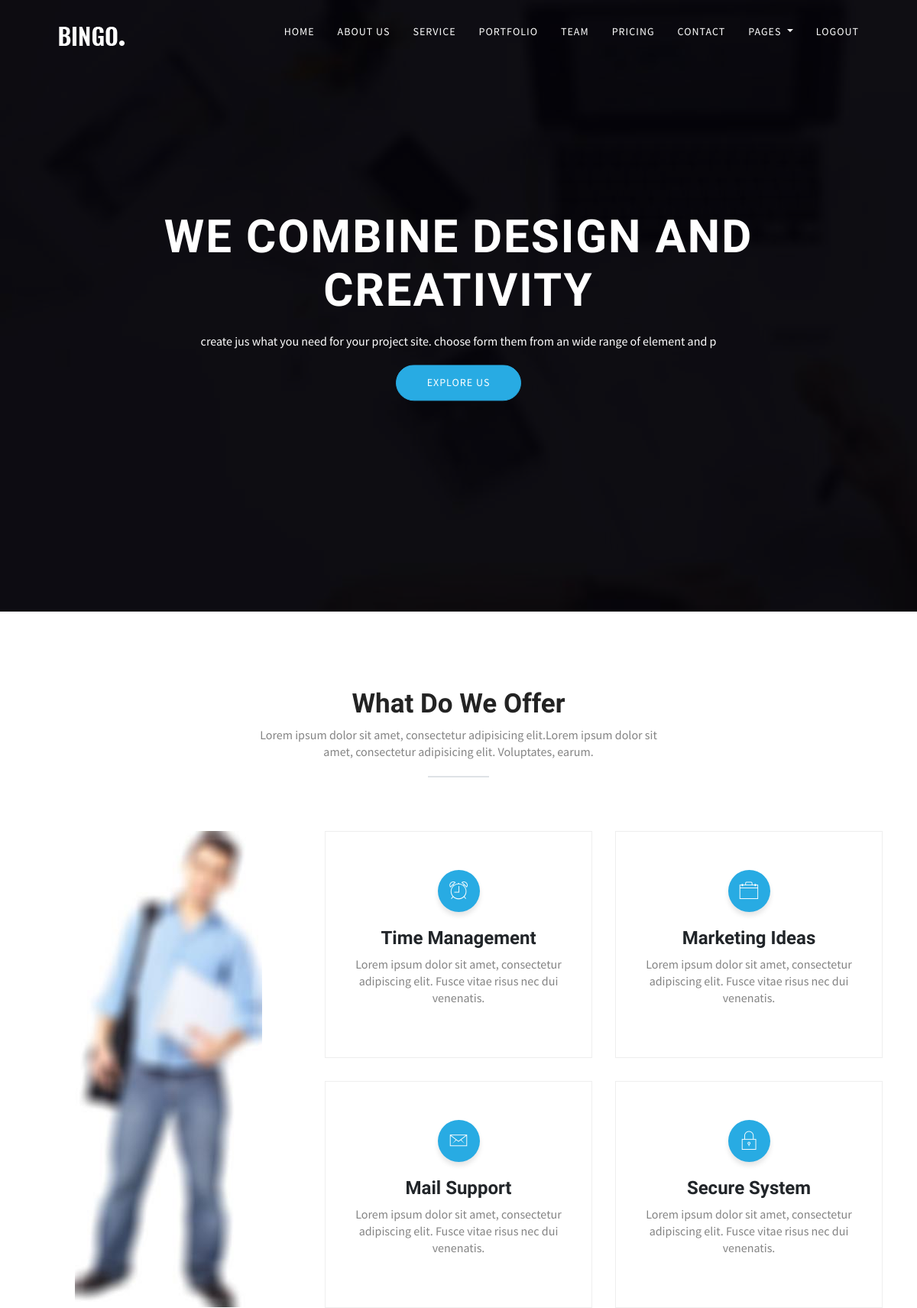
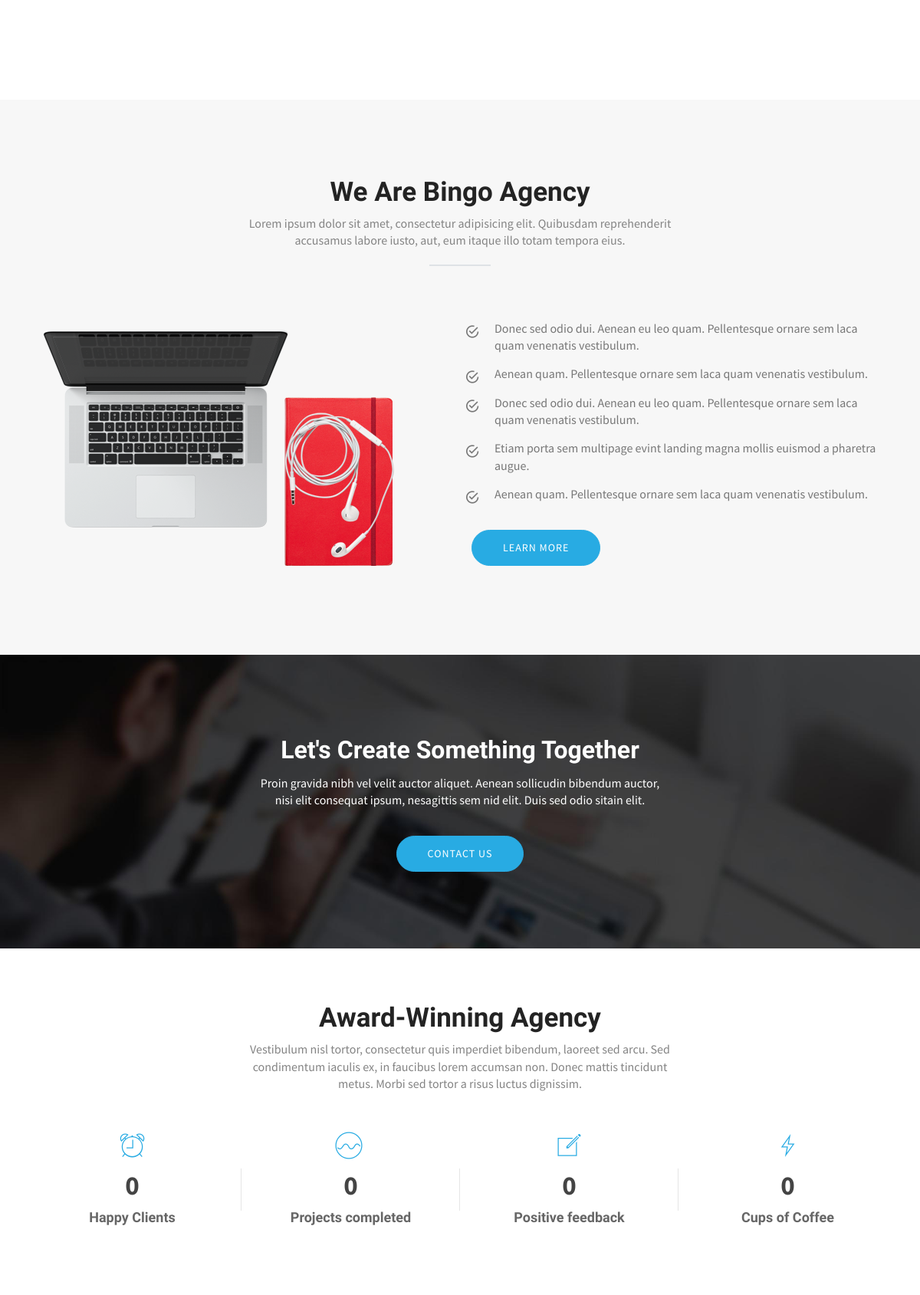
The app's page / (signed in, upper part) with its own data (2 pictures, top to bottom).
### app/models.py (models this page shows, shortened)
class Logo(models.Model):
    logo= models.ImageField(upload_to='logo',blank=True)

class Menu(models.Model):
    title=models.CharField(max_length=200,blank=True)
    url_field=models.CharField(max_length=200,blank=True)

class Carousel(models.Model):
    image= models.ImageField(upload_to='img')
    title=models.CharField(max_length=150)
    sub_title=models.CharField(max_length=300)

### app/views.py (the view)
# urls.py: path('',views.home,name='home'),
def home(request):
    obj=Carousel.objects.all()
    item=Menu.objects.all()
    logo=Logo.objects.all()
    sub_item=SubMenu.objects.all()
    return render (request,'app/home.html',{'obj':obj,'item':item,'logo':logo,'sub_item':sub_item})

### app/templates/app/home.html (shortened to what this page needs)
{% extends 'app/index-home.html' %} {% load static %} {% block main-content %}
{% include 'app/nav.html' %}
<div class="hero-slider">
  {% for object in obj %}
  <div class="slider-item th-fullpage hero-area">
    <img src="{{object.image.url}}" alt="" />
    <div class="container">
      <div class="row">
        <div class="col-md-12 text-center">
          <h1
            data-duration-in=".3"
            data-animation-in="fadeInUp"
            data-delay-in=".1"
          >
            {{object.title}}
          </h1>
          <p
            data-duration-in=".3"
            data-animation-in="fadeInUp"
            data-delay-in=".5"
          >
            {{object.sub_title}}
          </p>
          <a
            data-duration-in=".3"
            data-animation-in="fadeInUp"
            data-delay-in=".8"
            class="btn btn-main"
            href="{% url 'service' %}"
            >Explore Us</a
          >
        </div>
      </div>
    </div>
  </div>
  {% endfor %}
</div>
<section class="service-2 section">
  <div class="container">
    <div class="row">
      <div class="col-12">
        <div class="title text-center">
          <h2>What Do We Offer</h2>
          <p>
            Lorem ipsum dolor sit amet, consectetur adipisicing elit.Lorem ipsum
            dolor sit amet, consectetur adipisicing elit. Voluptates, earum.
          </p>
          <div class="border"></div>
        </div>
      </div>
      <div class="col-md-4 text-center">
        <img
          src="{% static 'images/about/member.jpg' %}"
          class="inline-block"
          alt=""
        />
      </div>
      <div class="col-md-8">
        <div class="row text-center">
          <div class="col-md-6 col-sm-6 col-xs-12">
            <div class="service-item">
              <i class="tf-ion-ios-alarm-outline"></i>
              <h4>Time Management</h4>
              <p>
                Lorem ipsum dolor sit amet, consectetur adipiscing elit. Fusce
                vitae risus nec dui venenatis.
              </p>
            </div>
          </div>
          <div class="col-md-6 col-sm-6 col-xs-12">
            <div class="service-item">
              <i class="tf-ion-ios-briefcase-outline"></i>
              <h4>Marketing Ideas</h4>
              <p>
                Lorem ipsum dolor sit amet, consectetur adipiscing elit. Fusce
                vitae risus nec dui venenatis.
              </p>
            </div>
          </div>
          <div class="col-md-6 col-sm-6 col-xs-12">
            <div class="service-item">
              <i class="tf-ion-ios-email-outline"></i>
              <h4>Mail Support</h4>
              <p>
                Lorem ipsum dolor sit amet, consectetur adipiscing elit. Fusce
                vitae risus nec dui venenatis.
              </p>
            </div>
          </div>
          <div class="col-md-6 col-sm-6 col-xs-12">
            <div class="service-item">
              <i class="tf-ion-ios-locked-outline"></i>
              <h4>Secure System</h4>
              <p>
                Lorem ipsum dolor sit amet, consectetur adipiscing elit. Fusce
                vitae risus nec dui venenatis.
              </p>
            </div>
          </div>
        </div>
      </div>
    </div>
  </div>
</section>
<section class="about-2 section" id="about">
  <div class="container">
    <div class="row">
      <div class="col-12">
        <div class="title text-center">
          <h2>We Are Bingo Agency</h2>
          <p>
            Lorem ipsum dolor sit amet, consectetur adipisicing elit. Quibusdam
            reprehenderit accusamus labore iusto, aut, eum itaque illo totam
            tempora eius.
          </p>
          <div class="border"></div>
        </div>
      </div>
      <div class="col-md-6">
        <img
          src="{% static 'images/about/about-2.png' %}"
          class="img-fluid"
          alt=""
        />
      </div>
      <div class="col-md-6">
        <ul class="checklist">
          <li>
            Donec sed odio dui. Aenean eu leo quam. Pellentesque ornare sem laca
            quam venenatis vestibulum.
          </li>
          <li>
            Aenean quam. Pellentesque ornare sem laca quam venenatis vestibulum.
          </li>
          <li>
            Donec sed odio dui. Aenean eu leo quam. Pellentesque ornare sem laca
            quam venenatis vestibulum.
          </li>
          <li>
            Etiam porta sem multipage evint landing magna mollis euismod a
            pharetra augue.
          </li>
          <li>
            Aenean quam. Pellentesque ornare sem laca quam venenatis vestibulum.
          </li>
        </ul>
        <a href="{% url 'service' %}" class="btn btn-main mt-20">Learn More</a>
      </div>
    </div>
  </div>
</section>
<section class="call-to-action section">
  <div class="container">
    <div class="row">
      <div class="col-md-12 text-center">
        <h2>Let's Create Something Together</h2>
        <p>
          Proin gravida nibh vel velit auctor aliquet. Aenean sollicudin
          bibendum auctor, <br />
          nisi elit consequat ipsum, nesagittis sem nid elit. Duis sed odio
          sitain elit.
        </p>
        <a href="{% url 'contact' %}" class="btn btn-main">Contact Us</a>
      </div>
    </div>
  </div>
</section>
<section class="counter-wrapper section-sm">
  <div class="container">
    <div class="row">
      <div class="col-md-12 text-center">
        <div class="title">
          <h2>Award-Winning Agency</h2>
          <p>
            Vestibulum nisl tortor, consectetur quis imperdiet bibendum, laoreet
            sed arcu. Sed condimentum iaculis ex, in faucibus lorem accumsan
            non. Donec mattis tincidunt metus. Morbi sed tortor a risus luctus
            dignissim.
          </p>
        </div>
      </div>
      <div class="col-md-3 col-sm-6 col-xs-6 text-center">
        <div class="counters-item">
          <i class="tf-ion-ios-alarm-outline"></i>
          <div>
            <span class="counter" data-count="150">0</span>
          </div>
          <h3>Happy Clients</h3>
        </div>
      </div>
      <div class="col-md-3 col-sm-6 col-xs-6 text-center">
        <div class="counters-item">
          <i class="tf-ion-ios-analytics-outline"></i>
          <div>
            <span class="counter" data-count="130">0</span>
          </div>
          <h3>Projects completed</h3>
        </div>
      </div>
      <div class="col-md-3 col-sm-6 col-xs-6 text-center">
        <div class="counters-item">
          <i class="tf-ion-ios-compose-outline"></i>
          <div>
            <span class="counter" data-count="99">0</span>
          </div>
          <h3>Positive feedback</h3>
        </div>
      </div>
      <div class="col-md-3 col-sm-6 col-xs-6 text-center">
        <div class="counters-item kill-border">
          <i class="tf-ion-ios-bolt-outline"></i>
          <div>
            <span class="counter" data-count="250">0</span>
          </div>
          <h3>Cups of Coffee</h3>
        </div>
      </div>
    </div>
  </div>
</section>
{% endblock main-content %}

### app/templates/app/index-home.html (shortened to what this page needs)
<!DOCTYPE html>
{% load static %}
<html>
<head>
  <link rel="stylesheet" href="{% static 'plugins/themefisher-font/style.css' %}">
  <link rel="stylesheet" href="{% static 'plugins/bootstrap/css/bootstrap.min.css' %}">
  <link rel="stylesheet" href="{% static 'plugins/lightbox2/dist/css/lightbox.min.css' %}">
  <link rel="stylesheet" href="{% static 'plugins/animate/animate.css' %}">
  <link rel="stylesheet" href="{% static 'plugins/slick/slick.css' %}">
  <link rel="stylesheet" href="{% static 'css/style.css' %}">
</head>
<body id="body">
 {% block main-content %}{% endblock main-content %}
  </body>
  </html>

### app/templates/app/nav.html (shortened to what this page needs)
{% load static %}
<header class="navigation fixed-top">
  <div class="container">
    <nav class="navbar navbar-expand-lg navbar-light">
      {% if request.user.is_authenticated %}
     {% for logo in logo %}
      <a class="navbar-brand logo" href="/">
        <img class=" {% if forloop.counter0 == 0 %}logo-default{% endif %} " src="{{logo.logo.url}}" alt="logo"/>
      </a>
    {% endfor %}
{% endif %}
      <div class="collapse navbar-collapse" id="navigation">
        <ul class="navbar-nav ml-auto text-center">
        {% if request.user.is_authenticated %}
          {% for items in item %}
            <li class="nav-item ">
            <a class="nav-link" href="{{items.url_field}}">{{items.title}}</a>
          </li>
          {% endfor %}
          <li class="nav-item dropdown">
            <a class="nav-link dropdown-toggle" href="#" id="navbarDropdown" role="button" data-toggle="dropdown"
              aria-haspopup="true" aria-expanded="false">
             Pages
            </a>
          </li>
          <li class="nav-item ">
            <a class="nav-link" href="{% url 'logout' %}">Logout</a>
          </li>
           {% endif %}
        </ul>
      </div>
    </nav>
  </div>
</header>

### app/templates/app/footer.html (shortened to what this page needs)
{% load static %}

### app/static/css/style.css (style rules this page uses)
body { line-height: 1.4; font-family: "Source Sans Pro", sans-serif; -webkit-font-smoothing: antialiased; }
p { font-family: "Source Sans Pro", sans-serif; color: #848484; font-size: 16px; }
h1, h2, h3, h4, h5, h6 { font-family: "Catamaran", sans-serif; font-weight: 600; }
.inline-block { display: inline-block; }
ol, ul { margin: 0; padding: 0; list-style: none; }
a { transition: all .3s ease-in 0s; }
a, a:focus, a:hover { text-decoration: none; outline: 0; }
.btn-main { background: #28ABE3; border: 1px solid #28ABE3; color: #fff; display: inline-block; font-size: 14px; letter-spacing: 1px; padding: 12px 40px; text-transform: uppercase; border-radius: 40px; }
.mt-20 { margin-top: 20px; }
.section { padding: 100px 0; }
.section-sm { padding: 70px 0; }
.title { padding-bottom: 50px; overflow: hidden; }
.title h2 { font-weight: 600; font-size: 35px; color: #232323; }
.title p { color: #848484; width: 50%; margin: 0 auto; }
.border { height: 2px; margin: 20px auto 20px; position: relative; width: 80px; background: #28ABE3; }
.slick-slide { outline: none; }
.logo { margin-top: 10px; display: inline-block; }
.navigation { transition: .3s all; }
.navigation .navbar-light .navbar-nav .nav-item .nav-link { color: #fff; font-size: 14px; line-height: 26px; padding: 20px 15px; text-transform: uppercase; letter-spacing: 1px; transition: .2s ease-in-out 0s; }
.navbar-brand { height: auto; padding: 8px 0; }
.hero-area { background-image: url("../images/slider/slider-bg-1.jpg"); background-size: cover; height: 100vh; position: relative; display: flex; justify-content: center; align-items: center; }
.hero-area:before { content: ''; background: rgba(0, 0, 0, 0.63); position: absolute; top: 0; right: 0; bottom: 0; left: 0; }
.slider-item { background-size: cover; background-position: center center; background-repeat: no-repeat; position: relative; }
.slider-item::before { position: absolute; content: ""; height: 100%; width: 100%; background: rgba(0, 0, 0, 0.5); left: 0; top: 0; }
.slider-item .container { position: absolute; left: 0; right: 0; top: 50%; -webkit-transform: translateY(-50%); transform: translateY(-50%); }
.slider-item h1 { color: #fff; font-size: 60px; line-height: 70px; letter-spacing: 2px; font-weight: 700; margin-bottom: 20px; }
.slider-item p { color: #fff; margin-bottom: 20px; }
.hero-slider { overflow-x: hidden; }
.slick-slide { outline: 0; }
.slick-slide img { display: unset; }
.about-2 { background: #F7F7F7; }
.about-2 .checklist { padding-left: 30px; }
.about-2 .checklist li { position: relative; margin-bottom: 15px; font-size: 16px; color: #777; font-family: "Source Sans Pro", sans-serif; }
.about-2 .checklist li:before { position: absolute; margin-right: 12px; margin-left: -45px; content: "\f375"; font-family: "themefisher-font"; opacity: 1; border-radius: 50%; padding: 2px 8px; font-size: 20px; }
.call-to-action { padding: 100px 0; background: url("../images/call-to-action/call-to-action-bg-2.jpg"); background-size: cover; color: #fff; }
.call-to-action h2 { line-height: 1.5; }
.call-to-action p { color: #fff; }
.call-to-action .btn-main { margin-top: 20px; }
.counters-item { padding-bottom: 30px; color: #444; position: relative; }
.counters-item.kill-border:before { background: none; }
.counters-item:before { background: #e5e5e5; content: ""; margin-top: -27.5px; height: 55px; width: 1px; position: absolute; right: -15px; top: 50%; }
.counters-item > div { margin: 6px 0; }
.counters-item span { display: inline; font-size: 35px; font-weight: 700; line-height: 50px; }
.counters-item i { font-size: 40px; display: inline-block; color: #28ABE3; }
.counters-item h3 { font-size: 18px; margin: 0; color: #666; }
.service-2 .service-item { border: 1px solid #eee; margin-bottom: 30px; padding: 50px 20px; transition: all 0.3s ease 0s; }
.service-2 .service-item i { font-size: 30px; display: inline-block; background: #28ABE3 none repeat scroll 0 0; border-radius: 30px; box-shadow: 0 5px 6px 0 rgba(0, 0, 0, 0.1); color: #fff; height: 55px; line-height: 55px; margin-bottom: 20px; width: 55px; transition: all 0.3s ease 0s; }

### records on screen
Logo: logo (picture)
Menu: title "HOME"
Menu: title "ABOUT US"
Menu: title "SERVICE"
Menu: title "PORTFOLIO"
Menu: title "TEAM"
Menu: title "PRICING"
Menu: title "CONTACT"
Carousel: image (picture), title "WE COMBINE DESIGN AND CREATIVITY", sub_title "create jus what you need for your project site. choose form them from an wide range of element and p"
